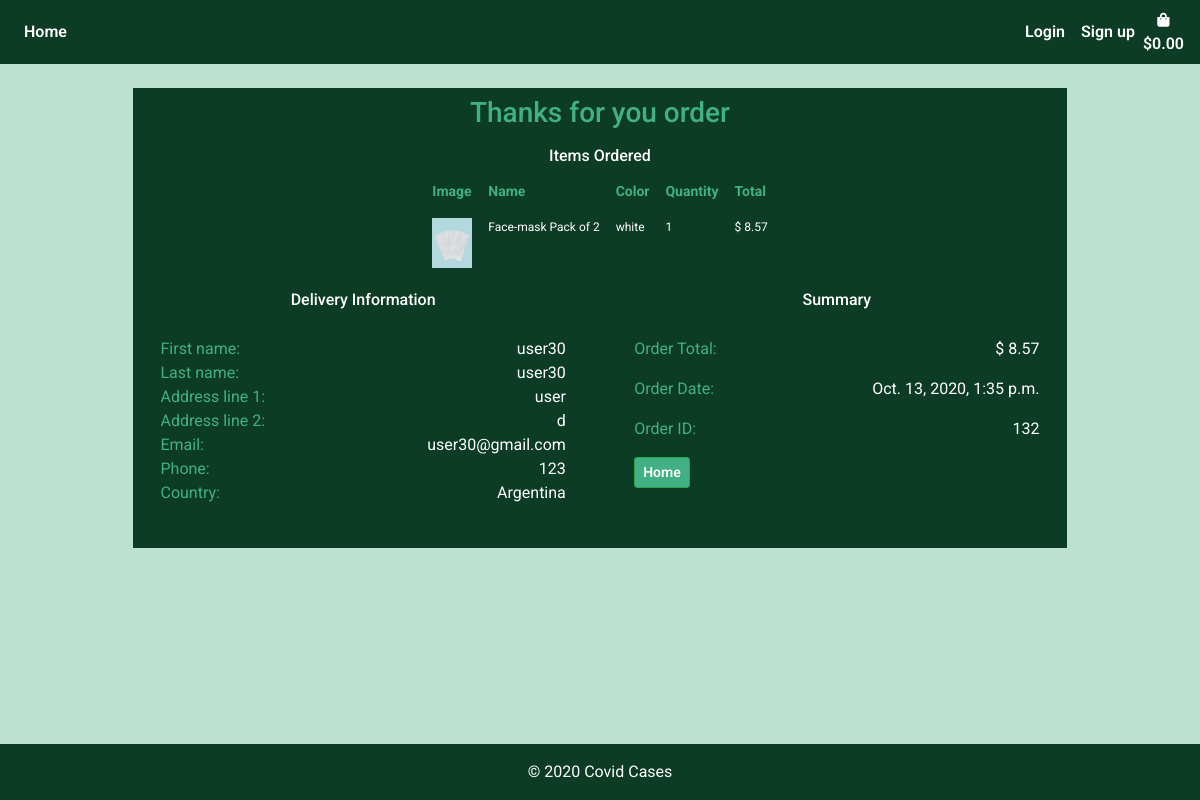
Page /bag/order_success/132 on the committed database.
### shopping_bag/models.py (models this page shows)
class OrderItem(models.Model):
    item = models.ForeignKey(Product, on_delete=models.CASCADE)
    order = models.ForeignKey(Order, on_delete=models.CASCADE)
    quantity = models.IntegerField(null=True , editable=True, default=0)
    def line_total(self):
        return self.quantity * self.item.price

class Order(models.Model):
    customer_profile = models.ForeignKey(Customer, on_delete=models.SET_NULL, null=True, blank=True)
    stripe_pid = models.CharField(max_length=settings.CONST_PROFILE_ATTR, null=False, blank=False, default='')
    ordered_date = models.DateTimeField(auto_now_add=True)
    order_total = models.DecimalField(max_digits=6, decimal_places=2, null=True)
    order_confirmed = models.BooleanField(default=False)
    date_dispatched = models.DateTimeField(null=True)

### products/models.py (models this page shows, shortened)
class Product(models.Model):
    product_name = models.CharField(max_length=settings.CONST_PROFILE_ATTR)
    color = models.CharField(max_length=settings.CONST_PROFILE_ATTR)
    price = models.DecimalField(max_digits=6, decimal_places=2)
    image = ResizedImageField(size=[400, 500], crop=['middle', 'center'],quality=100, upload_to='', default='noimage.jpeg')
    image_2 = ResizedImageField(size=[400, 500], crop=['middle', 'center'],quality=100, upload_to='', default='noimage.jpeg', null=True)
    number_in_stock = models.IntegerField(null=True , editable=True, default=0)
    is_active = models.BooleanField(default=True, null=True)
    created_by = models.CharField(max_length=settings.CONST_PROFILE_ATTR, null=True)
    created_date = models.TimeField(auto_now_add=True, null=True)
    supplier = models.ForeignKey(Supplier, on_delete=models.CASCADE, null=True)

### profiles/models.py (models this page shows)
class Customer(models.Model):
    user = models.OneToOneField(User, null=True, on_delete=models.CASCADE, blank=True)
    name = models.CharField(max_length=settings.CONST_PROFILE_ATTR, null=True)
    first_name = models.CharField(max_length=settings.CONST_PROFILE_ATTR, null=True)
    last_name = models.CharField(max_length=settings.CONST_PROFILE_ATTR, null=True)
    phone = models.CharField(max_length=settings.CONST_PROFILE_ATTR, null=True)
    email = models.CharField(max_length=settings.CONST_PROFILE_ATTR, null=True, unique=True)
    city = models.CharField(max_length=settings.CONST_PROFILE_ATTR, null=True)
    address_line_1 = models.CharField(max_length=settings.CONST_PROFILE_ADDRESS, null=True)
    address_line_2 = models.CharField(max_length=settings.CONST_PROFILE_ADDRESS, null=True, default="")
    country = CountryField(null=True)
    date_created = models.DateTimeField(auto_now_add=True, null=True)

### shopping_bag/views.py (the view)
# urls.py: path("order_success/<int:order_id>", views.order_success, name="order_success"),
def order_success(request, order_id):
    order = Order.objects.get(id=order_id)
    order_items = OrderItem.objects.filter(order=order)
    context = {
        "order": order,
        "order_items": order_items
    }
    return render(request, "shopping_bag/order_success.html", context)

### shopping_bag/templates/shopping_bag/order_success.html (shortened to what this page needs)
{% extends 'base.html'%}
{% load static %}
{% load tz %}
{% get_current_timezone as TIME_ZONE %}
{% block content %}
    <div class="d-flex justify-content-center h-100 ">
        <div class="order-confirmed-page">
            <div class="d-flex justify-content-center">
                <h3 id="order-confirmed-title">Thanks for you order</h3>
            </div>
            <div class="row">
                <div class="col-md-12">
                    <h6 class="text-center mt-2">Items Ordered</h6>
                    <table class="table table-borderless order-confirmed-table">
                        <thead>
                            <tr>
                            <th scope="col">Image</th>
                            <th scope="col">Name</th>
                            <th scope="col">Color</th>
                            <th scope="col">Quantity</th>
                            <th scope="col">Total</th>
                            </tr>
                        </thead>
                        <tbody>
                        {% for item in order_items %}
                            <tr>
                            <td scope="row"><img class="img-fluid" style="max-width:40px;" src="{{ MEDIA_URL }}{{ item.item.image }}"/></td>
                            <td>{{ item.item.product_name }}</td>
                            <td>{{ item.item.color }}</td>
                            <td>{{ item.quantity }}</td>
                            <td>$ {{ item.line_total }}</td>
                            </tr>
                        {% endfor %}
                        </tbody>
                    </table>
                </div>
                <div class="col-md-6 mx-auto delivery-information mt-2">
                    <h6 class="text-center" >Delivery Information</h6>
                    <ul class="list-unstyled">
                        <li><span class="order-confirmed-label">First name: </span><span class="float-right">{{ order.customer_profile.first_name }}</span></li>
                        <li><span class="order-confirmed-label">Last name: </span><span class="float-right">{{ order.customer_profile.last_name }}</span></li>
                        <li><span class="order-confirmed-label">Address line 1: </span><span class="float-right">{{ order.customer_profile.address_line_1 }}</span></li>
                        <li><span class="order-confirmed-label">Address line 2: </span><span class="float-right">{{ order.customer_profile.address_line_2 }}</span></li>
                        <li><span class="order-confirmed-label">Email: </span><span class="float-right">{{ order.customer_profile.email }}</span></li>
                        <li><span class="order-confirmed-label">Phone: </span><span class="float-right">{{ order.customer_profile.phone }}</span></li>
                        <li><span class="order-confirmed-label">Country: </span><span class="float-right">{{ order.customer_profile.country.name }}</span></li>
                    </ul>
                </div>
                <div class="col-md-6 mt-2">
                    <h6 class="text-center">Summary</h6>
                    <div class="order-summary">
                        <p><span class="order-confirmed-label">Order Total: </span><span class="float-right">$ {{ order.order_total }}</span></p>
                        {% localtime on %}
                            <p><span class="order-confirmed-label">Order Date: </span><span class="float-right">{{ order.ordered_date }}</span></p>
                        {% endlocaltime %}
                        <p><span class="order-confirmed-label">Order ID: </span><span class="float-right">{{ order.id }}</span></p>
                        <div>
                            <a class="btn btn-success btn-sm" href="{% url 'products' %}">Home</a>
                        </div>
                    </div>
                </div>
            </div>
        </div>
    </div>
{% endblock %}

### static/css/base.css (style rules this page uses)
body { background-color: #bee0d3; color: #0C3C26; font-family: 'Roboto', sans-serif; margin: 0; padding: 0; padding-bottom: 60px; margin: 0 0 40px; }
html { position: relative; min-height: 100%; }
a { color: #fff; }
.btn { font-weight: 600; }
a { color: #fff; font-weight: 600; }
.btn-success { background: #41b085 !important; color: #fff !important; font-weight: 600; }
.order-confirmed-page { background-color: #0C3C26; padding: .5rem; width: auto; margin: auto; color: #fff; margin-top: 2%; }
#order-confirmed-title { color: #41b085; }
.order-confirmed-page p { font-size: 16px; }
.order-confirmed-table { color: #fff; width: auto; margin: auto; margin-bottom: .4rem; margin-top: .4rem; }
.order-confirmed-table th { color: #41b085; font-size: 14px; padding: .5rem }
.order-confirmed-table td { font-size: 12px; padding: .5rem }
.delivery-information ul { padding: 1.2rem; }
.order-confirmed-label { color: #41b085; }
.order-summary { padding: 1.2rem; }

### rows in the picture
OrderItem: item.image (picture), item.product_name "Face-mask Pack of 2", item.color "white", quantity "1", line_total "8.57"
Order: customer_profile.first_name "user30", customer_profile.last_name "user30", customer_profile.address_line_1 "user", customer_profile.address_line_2 "d", customer_profile.email "user30@gmail.com", customer_profile.phone "123", customer_profile.country.name "Argentina", order_total "8.57", ordered_date "Oct. 13, 2020, 1:35 p.m.", id "132"
